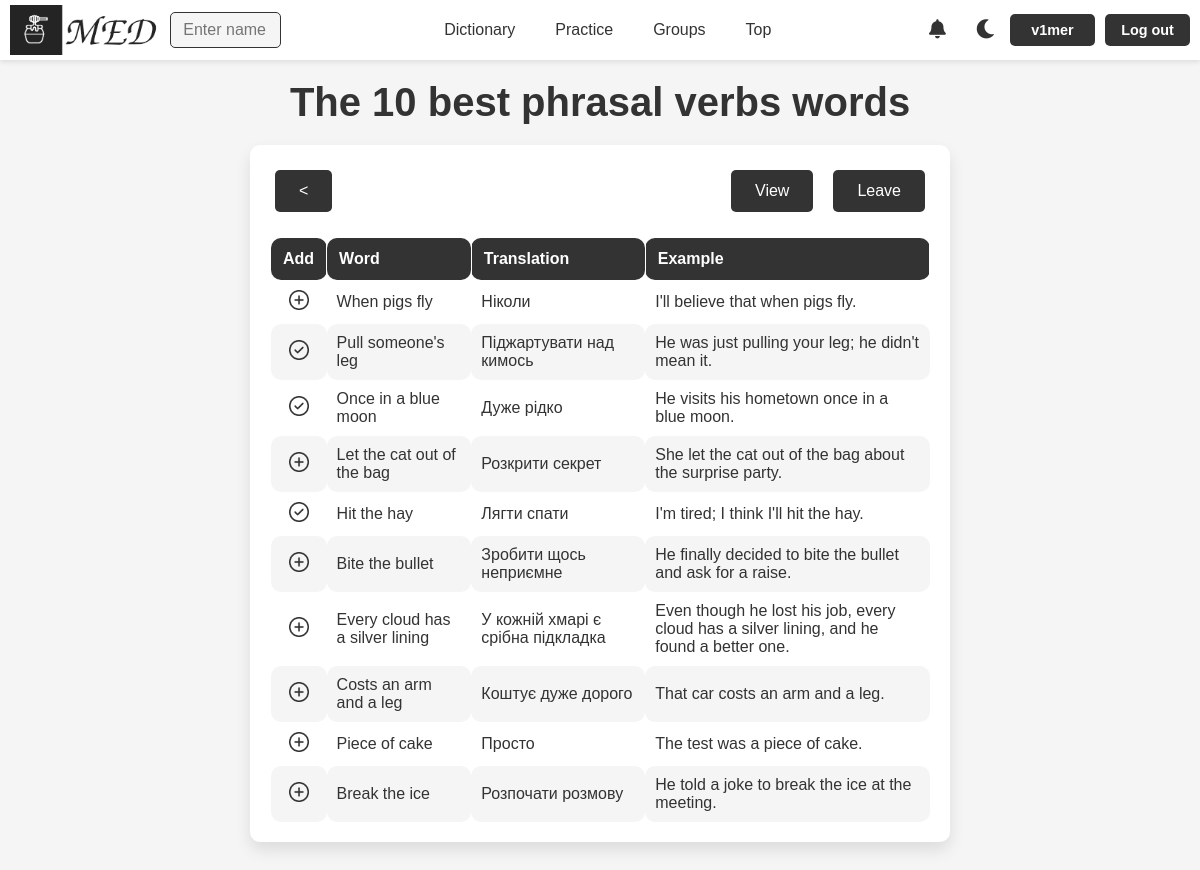
Page /practice/groups/57/ (signed in) on the committed database.
### med/models.py (models this page shows, shortened)
class WordGroup(models.Model):
    name = models.CharField(max_length=100)
    words = models.ManyToManyField(Word, blank=True)
    user = models.ForeignKey(User, on_delete=models.CASCADE)
    is_main = models.BooleanField(verbose_name='main', default=False)
    uses_users = models.ManyToManyField(User, blank=True, related_name='uses_of_group')
    class Meta:
        ordering = ['name']
        indexes = [
            models.Index(fields=['name'])
        ]

class Word(models.Model):
    TYPE_CHOICES = [
        ('noun', 'Noun'),
        ('verb', 'Verb'),
        ('adjective', 'Adjective'),
        ('adverb', 'Adverb'),
        ('pronoun', 'Pronoun'),
        ('phrasal verb', 'Phrasal verb'),
        ('other', 'Other')
    ]
    word = models.CharField(max_length=100)
    translation = models.CharField(max_length=100)
    example = models.TextField(blank=True)
    time_create = models.DateTimeField(auto_now_add=True)
    time_update = models.DateTimeField(auto_now=True)
    user = models.ForeignKey(User, on_delete=models.CASCADE)
    is_favourite = models.BooleanField(default=False)
    word_type = models.CharField(max_length=20, choices=TYPE_CHOICES, default='other')
    class Meta:
        ordering = ['-time_create', 'word']
        indexes = [
            models.Index(fields=['-time_create'])
        ]

### med/views.py (the view)
# urls.py: path('practice/groups/<int:group_id>/', views.PracticeGroupWordsListView.as_view(), name='group_words_practice'),
class PracticeGroupWordsListView(LoginRequiredMixin, ListView):
    model = Word
    template_name = 'med/group_words.html'
    context_object_name = 'words'
    paginate_by = 25
    def get_queryset(self):
        group_id = self.kwargs.get('group_id')
        group = get_object_or_404(WordGroup, id=group_id)
        user_word_titles = [word.word.lower() for word in Word.objects.filter(user=self.request.user)]
        words = group.words.all()
        for word in words:
                word.is_saved = word.word.lower() in user_word_titles
        return words
    def get_context_data(self, **kwargs):
        process_interaction_achivments(self.request.user)
        context = super().get_context_data(**kwargs)
        group_id = self.kwargs.get('group_id')
        group = get_object_or_404(WordGroup, id=group_id)
        context['group'] = group
        context['is_usses'] = group.uses_users.filter(id=self.request.user.id).exists()
        if CommunityGroup.objects.filter(group=context['group'], state='added').exists():
            context['is_community'] = True
        else:
            context['is_community'] = False
        return context

### med/templatetags/notification_tags.py (called while the page is built)
@register.simple_tag
def get_unread_notifications_count(request):
    if request.user.is_authenticated:
        return request.user.notification_set.filter(is_read=False).count()
    return 0

@register.simple_tag
def get_latest_unread_notifications(request, limit=5):
    if request.user.is_authenticated:
        return request.user.notification_set.filter(is_read=False)[:limit]
    return []

### med/views.py (called while the page is built)
def process_interaction_achivments(user):
    user_interaction_achivments = UserAchievement.objects.filter(user=user, achievement__ach_type='5').values_list('achievement__name', flat=True)
    if not user_interaction_achivments:
        user_groups = WordGroup.objects.filter(uses_users=user).count()
        if user_groups >= 5:
            UserAchievement.objects.create(user=user, achievement=Achievement.objects.get(ach_type='5', level=1))
    fl_ach = Achievement.objects.get(ach_type='5', level=1)
    if fl_ach.name in user_interaction_achivments:
        shered_groups = CommunityGroup.objects.filter(state='added', group__user=user).count()
        if shered_groups >= 10:
            UserAchievement.objects.create(user=user, achievement=Achievement.objects.get(ach_type='5', level=2))
            UserAchievement.objects.filter(user=user, achievement=fl_ach).delete()

### med/templates/med/group_words.html (shortened to what this page needs)
{% extends 'base.html' %}
{% load static %}
{% block content %}
<h1>{{ group.name }} words</h1>
<div class="word_table_container reading-content group_words">
    <div class="buttons" style="display: flex; justify-content: space-between; align-items: center; width: 100%; margin-bottom: 20px;">
        <div style="margin-right: auto;">
            <a href="{% url 'practice_groups' %}" class="buttons" style="display: inline-block; text-align: center;">&lt;</a>
        </div>
        <div style="display: flex; gap: 10px;">
        {% if is_community %}
            {% if not is_usses %}
                {% if group.group.user != request.user %}
                    <a href="{% url 'add_as_uses' group.id %}">Save</a>
                {% endif %}
            {% else %}
            <a href="{% url 'group_words' group.id %}">View</a>
            <a href="{% url 'leave_group' group_id=group.id fp=1 %}">Leave</a>
            {% endif %}
        {% else %}
            <a href="{% url 'approve_group_request' group.id %}">Approve</a>
            <a href="{% url 'delete_group_request' group.id %}">Decline</a>
        {% endif %}
        </div>
    </div>
    {% if words %}
    <table class="word_table">
        <thead>
            <tr>
                <th class="edit">Add</th>
                <th>Word</th>
                <th>Translation</th>
                <th>Example</th>
            </tr>
        </thead>
        <tbody>
            {% for word in words %}
                <tr>
                    {% if word.is_saved %}
                    <td class="img_td">
                        <img class="f_img cm_img" src="{% static 'med/img/groups/cm_light.png' %}" data-light-src="{% static 'med/img/groups/cm_light.png' %}" data-dark-src="{% static 'med/img/groups/cm_dark.png' %}" alt="IS Saved img">
                    </td>
                    {% else %}
                    <td class="img_td">
                        <a href="{% url 'save_word' group.id word.id %}">
                        <img class="f_img" src="{% static 'med/img/groups/add_light.png' %}" data-light-src="{% static 'med/img/groups/add_light.png' %}" data-dark-src="{% static 'med/img/groups/add_dark.png' %}" alt="Add img">
                        </a>
                    </td>
                    {% endif %}
                    <td>{{ word.word }}</td>
                    <td>{{ word.translation }}</td>
                    <td>{{ word.example }}</td>
                </tr>
            {% endfor %}
        </tbody>
    {% else %}
    <p> </p>
    <p><b>There are no words yet</b></p>
    {% endif %}
    </table>
</div>
{% endblock %}

### templates/base.html (shortened to what this page needs)
{% load static %}
{% load notification_tags %}
<!DOCTYPE html>
<html lang="en">
<head>
    <link rel="stylesheet" type="text/css" href="{% static 'med/css/styles.css' %}">
    <link rel="stylesheet" href="https://cdnjs.cloudflare.com/ajax/libs/font-awesome/5.15.4/css/all.min.css">
</head>
<body>
<header>
    {% if user.is_authenticated %}
    <div class="logo_container">
        {% if is_profile or is_dict %}
            {% if is_my_profile or is_my_dict %}
                <a href="{% url 'profile' user.username %}">
                    <img id="logo_img" src="{% static 'med/img/base/light_logo.png' %}"
                         data-light-src="{% static 'med/img/base/light_logo.png' %}"
                         data-dark-src="{% static 'med/img/base/dark_logo.png' %}" alt="MED Logo">
                </a>
            {% else %}
                <a href="{% url 'profile' logged_user.username %}">
                    <img id="logo_img" src="{% static 'med/img/base/light_logo.png' %}"
                         data-light-src="{% static 'med/img/base/light_logo.png' %}"
                         data-dark-src="{% static 'med/img/base/dark_logo.png' %}" alt="MED Logo">
                </a>
            {% endif %}
        {% else %}
            <a href="{% url 'profile' user.username %}">
                <img id="logo_img" src="{% static 'med/img/base/light_logo.png' %}"
                     data-light-src="{% static 'med/img/base/light_logo.png' %}"
                     data-dark-src="{% static 'med/img/base/dark_logo.png' %}" alt="MED Logo">
            </a>
        {% endif %}
    </div>
    {% else %}
    <div class="logo_container">
        <a href="{% url 'home' %}"><img id="logo_img" src="{% static 'med/img/base/light_logo.png' %}" data-light-src="{% static 'med/img/base/light_logo.png' %}" data-dark-src="{% static 'med/img/base/dark_logo.png' %}" alt="MED Logo"></a>
    </div>
    {% endif %}
    <nav class="nav-items" id="nav-items">
            {% if user.is_authenticated %}
                <div class="nav-left">
                {% if not is_search %}
                <form method="get" action="{% url 'user_search' %}" class="search-form">
                    <input type="text" name="q" placeholder="Enter name" required class="search-input">
                </form>
                {% endif %}
                </div>
        <div class="nav-center">
                {% if is_my_dict %}
                <a href="{% url 'words' user.username %}">Dictionary</a>
                {% else %}
                <a href="{% url 'words' request.user.username %}">Dictionary</a>
                {% endif %}
                <a href="{% url 'practice' %}">Practice</a>
                <a href="{% url 'groups' %}">Groups</a>
                <a href="{% url 'tops_by_category' %}">Top</a>
            {% else %}
            <div class="nav-left"></div>
            <div class="nav-center">
                <a href="{% url 'login' %}">Dictionary</a>
                <a href="{% url 'login' %}">Practice</a>
                <a href="{% url 'login' %}">Groups</a>
                {% endif %}
            </div>
        <div class="buttons">
            {% if request.user.is_authenticated %}
            <a href="{% url 'notifications' %}" class="no-style" id="notifications-link">
                <i class="fas fa-bell"></i>
                {% get_unread_notifications_count request as unread_count %}
            </a>
                    {% get_latest_unread_notifications request as header_notifications %}
            {% endif %}
            <a id="theme-toggle-dark" class="no-style"><i class="fas fa-moon"></i></a>
        {% if request.user.is_authenticated %}
            {% if is_profile or is_dict %}
                {% if is_my_profile or is_my_dict %}
                <a href="{% url 'profile' user.username %}">{{request.user.username}}</a>
                {% else %}
                <a href="{% url 'profile' logged_user.username %}">{{request.user.username}}</a>
                {% endif %}
            {% else %}
                <a href="{% url 'profile' user.username %}">{{request.user.username}}</a>
            {% endif %}
            <a href="{% url 'logout' %}">Log out</a>
        </div>
        {% else %}
            <a href="{% url 'login' %}">Log in</a>
            <a href="{% url 'register' %}">Register</a>
        </div>
        {% endif %}
    </nav>
</header>
<div class="container">
    {% block content %}
    {% endblock %}
</div>
</body>
</html>

### rows in the picture
WordGroup: name "The 10 best phrasal verbs"
Word: word "When pigs fly", translation "Ніколи", example "I'll believe that when pigs fly."
Word: word "Pull someone's leg", translation "Піджартувати над кимось", example "He was just pulling your leg; he didn't mean it."
Word: word "Once in a blue moon", translation "Дуже рідко", example "He visits his hometown once in a blue moon."
Word: word "Let the cat out of the bag", translation "Розкрити секрет", example "She let the cat out of the bag about the surprise party."
Word: word "Hit the hay", translation "Лягти спати", example "I'm tired; I think I'll hit the hay."
Word: word "Bite the bullet", translation "Зробити щось неприємне", example "He finally decided to bite the bullet and ask for a raise."
Word: word "Every cloud has a silver lining", translation "У кожній хмарі є срібна підкладка", example "Even though he lost his job, every cloud has a silver lining, and he found a better one."
Word: word "Costs an arm and a leg", translation "Коштує дуже дорого", example "That car costs an arm and a leg."
Word: word "Piece of cake", translation "Просто", example "The test was a piece of cake."
Word: word "Break the ice", translation "Розпочати розмову", example "He told a joke to break the ice at the meeting."

### other values in the picture
{{ request.user.username }} "v1mer"
